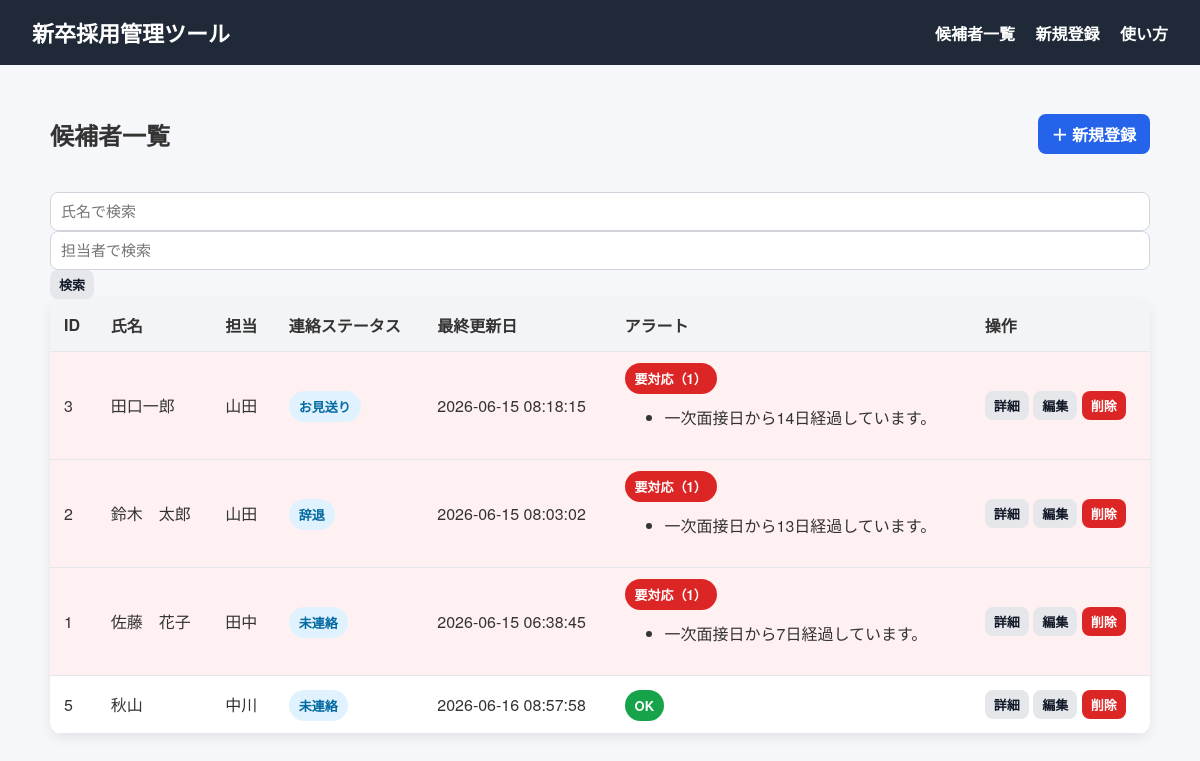
The page / on the database its author committed.
### tables this page shows
CREATE TABLE candidate_progress (
    id INTEGER PRIMARY KEY AUTOINCREMENT,
    candidate_id INTEGER NOT NULL,

    casual_event_staff TEXT,
    document_screening TEXT DEFAULT '未済',
    initial_remind TEXT DEFAULT '未済',


    first_interview_date TEXT,
    first_interviewer TEXT,
    first_meeting TEXT,
    first_tel TEXT DEFAULT '未済',
    first_remind TEXT DEFAULT '未済',
    first_period TEXT,


    second_interview_date TEXT,
    second_interviewer TEXT,
    second_tel TEXT DEFAULT '未済',
    second_remind TEXT DEFAULT '未済',
    transcript TEXT DEFAULT '未済',
    second_period TEXT,

    final_interview TEXT,
    pizza_party_plan TEXT,
    pizza_party_join TEXT,
    acceptance_estimate TEXT,
    offer_deadline TEXT,

    FOREIGN KEY (candidate_id) REFERENCES candidates(id) ON DELETE CASCADE
);

CREATE TABLE candidates (
    id INTEGER PRIMARY KEY AUTOINCREMENT,
    name TEXT NOT NULL,
    owner TEXT,
    contact_status TEXT NOT NULL DEFAULT '未連絡',
    created_at TEXT NOT NULL DEFAULT CURRENT_TIMESTAMP,
    updated_at TEXT NOT NULL DEFAULT CURRENT_TIMESTAMP
, last_updated_field TEXT);

### app.py (the view)
@app.route("/")
def index():
    search_name = request.args.get("name", "")
    search_owner = request.args.get("owner", "")
    conn = get_db_connection()
    sql = """
        SELECT
            c.id,
            c.name,
            c.owner,
            c.contact_status,
            c.created_at,
            c.updated_at,
            p.first_interview_date,
            p.second_interview_date,
            p.final_interview,
            p.pizza_party_plan,
            p.offer_deadline
        FROM candidates c
        JOIN candidate_progress p
        ON c.id = p.candidate_id
        WHERE 1 = 1
    """
    params = []
    if search_name:
        sql += " AND c.name LIKE ?"
        params.append(f"%{search_name}%")
    if search_owner:
        sql += " AND c.owner LIKE ?"
        params.append(f"%{search_owner}%")
    sql += """
        ORDER BY
            (c.contact_status IN (
                '学生返答待ち',
                '面接官の返答待ち',
                '学生待ち',
                '担当者待ち',
                '面接官待ち'
            )) DESC,
            c.updated_at DESC
    """
    candidates = conn.execute(sql, params).fetchall()
    conn.close()
    candidate_list = []
    for candidate in candidates:
        candidate_dict = dict(candidate)
        alerts = get_candidate_alerts(candidate)
        candidate_dict["alerts"] = alerts
        candidate_dict["has_alert"] = len(alerts) > 0
        candidate_dict["alert_count"] = len(alerts)
        candidate_list.append(candidate_dict)
    candidate_list.sort(
        key=lambda x: (x["has_alert"], x["updated_at"]),
        reverse=True
    )
    return render_template(
        "index.html",
        candidates=candidate_list,
        search_name=search_name,
        search_owner=search_owner
    )

### alerts.py (called while the page is built)
def parse_date(date_text):
    if not date_text:
        return None
    try:
        return datetime.strptime(date_text, "%Y-%m-%d %H:%M:%S")
    except ValueError:
        pass
    try:
        return datetime.strptime(date_text, "%Y-%m-%d")
    except ValueError:
        return None

def is_over_7_days(date_text):
    target_date = parse_date(date_text)
    if target_date is None:
        return False
    now = datetime.now()
    return now - target_date >= timedelta(days=7)

def days_since(date_text):
    target_date = parse_date(date_text)
    if target_date is None:
        return None
    now = datetime.now()
    return (now - target_date).days

### db.py (called while the page is built)
def get_db_connection():
    conn = sqlite3.connect(DB_NAME)
    conn.row_factory = sqlite3.Row
    return conn

### templates/index.html
{% extends "base.html" %}
{% block content %}
{% block page_css %}
<link rel="stylesheet" href="{{ url_for('static', filename='css/index.css') }}">
{% endblock %}
<div class="page-title-area">
  <h2>候補者一覧</h2>
  <a class="btn primary" href="{{ url_for('new_candidate') }}">＋ 新規登録</a>
</div>
<form method="GET" action="{{ url_for('index') }}" class="search-form">
  <input type="text" name="name" placeholder="氏名で検索" value="{{ search_name }}">
  <input type="text" name="owner" placeholder="担当者で検索" value="{{ search_owner }}">
  <button type="submit" class="btn small">検索</button>
</form>
{% if candidates|length == 0 %}
<p>まだ候補者が登録されていません。</p>
{% else %}
<table class="candidate-table">
  <thead>
    <tr>
      <th>ID</th>
      <th>氏名</th>
      <th>担当</th>
      <th>連絡ステータス</th>
      <th>最終更新日</th>
      <th>アラート</th>
      <th>操作</th>
    </tr>
  </thead>
  <tbody>
    {% for candidate in candidates %}
    <tr class="{% if candidate.has_alert %}alert-row{% endif %}">
      <td>{{ candidate.id }}</td>
      <td>{{ candidate.name }}</td>
      <td>{{ candidate.owner }}</td>
      <td>
        <span class="status-badge">
          {{ candidate.contact_status }}
        </span>
      </td>
      <td>{{ candidate.updated_at }}</td>
      <td>
        {% if candidate.has_alert %}
        <span class="alert-badge">要対応（{{ candidate.alert_count }}）</span>
        <ul class="alert-list">
          {% for alert in candidate.alerts %}
          <li>{{ alert }}</li>
          {% endfor %}
        </ul>
        {% else %}
        <span class="safe-badge">OK</span>
        {% endif %}
      </td>
      <td>
        <a class="btn small" href="{{ url_for('detail_candidate', id=candidate.id) }}">詳細</a>
        <a class="btn small" href="{{ url_for('edit_candidate', id=candidate.id) }}">編集</a>
        <form class="inline-form" action="{{ url_for('delete_candidate', id=candidate.id) }}" method="POST">
          <button class="btn small danger" type="submit" onclick="return confirmDelete();">
            削除
          </button>
        </form>
      </td>
    </tr>
    {% endfor %}
  </tbody>
</table>
{% endif %}
{% endblock %}

### templates/base.html (shortened to what this page needs)
<!DOCTYPE html>
<html lang="ja">
<head>
  <link rel="stylesheet" href="{{ url_for('static', filename='css/base.css') }}">
  {% block page_css %}{% endblock %}
</head>
<body>
  <header class="header">
    <h1>新卒採用管理ツール</h1>
    <nav>
      <a href="{{ url_for('index') }}">候補者一覧</a>
      <a href="{{ url_for('new_candidate') }}">新規登録</a>
      <a href="{{ url_for('help_page') }}">使い方</a>
    </nav>
  </header>
  <main class="container">
    {% block content %}
    {% endblock %}
  </main>
</body>
</html>

### static/css/base.css (style rules this page uses)
body { margin: 0; font-family: "Helvetica Neue", Arial, sans-serif; background-color: #f5f7fb; color: #333; }
.header { background-color: #1f2937; color: white; padding: 16px 32px; display: flex; justify-content: space-between; align-items: center; }
.header h1 { margin: 0; font-size: 22px; }
.header a { color: white; text-decoration: none; margin-left: 16px; font-weight: bold; }
.container { max-width: 1100px; margin: 32px auto; padding: 0 20px; }
.btn { display: inline-block; border: none; text-decoration: none; background-color: #e5e7eb; color: #111827; padding: 8px 14px; border-radius: 8px; cursor: pointer; font-weight: bold; }
.btn.primary { background-color: #2563eb; color: white; }
.btn.danger { background-color: #dc2626; color: white; }
.btn.small { padding: 5px 9px; font-size: 13px; }
.inline-form { display: inline; }
input, select { width: 100%; box-sizing: border-box; padding: 10px; border: 1px solid #d1d5db; border-radius: 8px; font-size: 15px; }

### static/css/index.css (style rules this page uses)
.page-title-area { display: flex; justify-content: space-between; align-items: center; margin-bottom: 20px; }
.candidate-table { width: 100%; border-collapse: collapse; background-color: white; border-radius: 12px; overflow: hidden; box-shadow: 0 4px 12px rgba(0, 0, 0, 0.08); }
.candidate-table th, .candidate-table td { padding: 14px; border-bottom: 1px solid #e5e7eb; text-align: left; }
.candidate-table th { background-color: #f3f4f6; }
.alert-row { background-color: #fff1f2; }
.status-badge { background-color: #e0f2fe; color: #0369a1; padding: 6px 10px; border-radius: 999px; font-size: 13px; font-weight: bold; }
.alert-badge { background-color: #dc2626; color: white; padding: 6px 10px; border-radius: 999px; font-size: 13px; font-weight: bold; }
.safe-badge { background-color: #16a34a; color: white; padding: 6px 10px; border-radius: 999px; font-size: 13px; font-weight: bold; }

### rows shown on the page
candidate_progress: id "3", name "田口一郎", owner "山田", contact_status "お見送り", updated_at "2026-06-15 08:18:15", alert_count "1", alerts "一次面接日から14日経過しています。"
candidate_progress: id "2", name "鈴木 太郎", owner "山田", contact_status "辞退", updated_at "2026-06-15 08:03:02", alert_count "1", alerts "一次面接日から13日経過しています。"
candidate_progress: id "1", name "佐藤 花子", owner "田中", contact_status "未連絡", updated_at "2026-06-15 06:38:45", alert_count "1", alerts "一次面接日から7日経過しています。"
candidate_progress: id "5", name "秋山", owner "中川", contact_status "未連絡", updated_at "2026-06-16 08:57:58", shows "OK"
